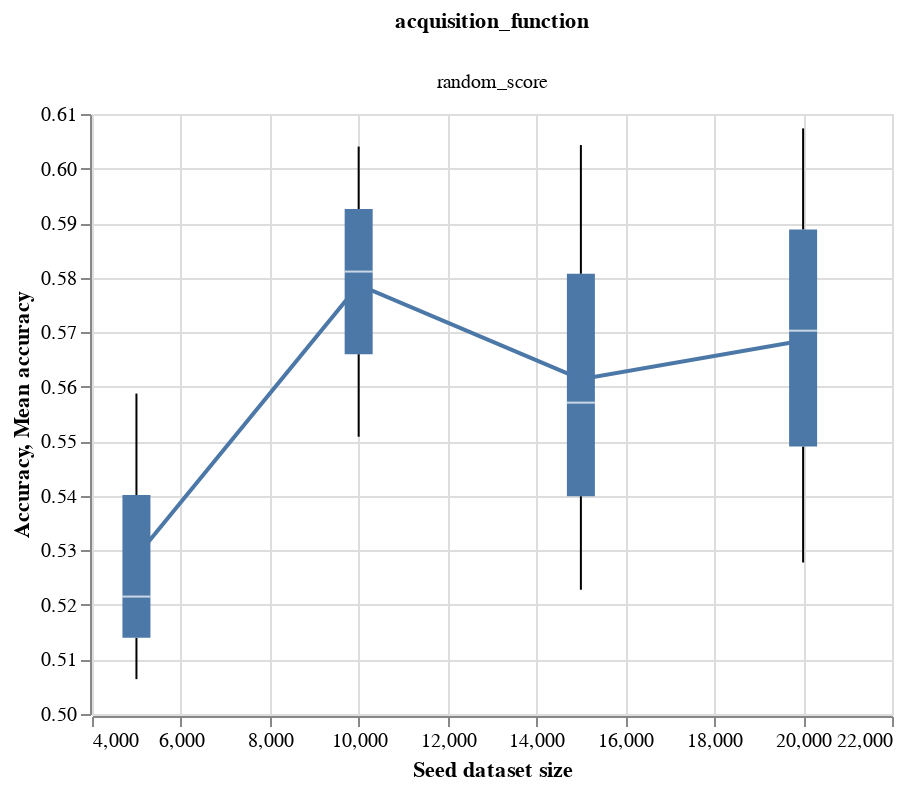

The notebook cell this image was saved under:
### Code cell
base = alt.Chart(results_rand).encode(
    x=alt.X("seed_size:Q", scale=exclude_zero_point, title="Seed dataset size"),
    
)
plot_against_base(base)

### Figure 1 — Vega-Lite specification as saved in the notebook (floating-point values rounded to 4 significant figures)
{"config": {"view": {"continuousWidth": 400, "continuousHeight": 300}}, "data": {"name": "data-6dd0ecf1f6686c9e712436af711995d2"}, "facet": {"column": {"type": "nominal", "field": "acquisition_function"}}, "spec": {"layer": [{"mark": "boxplot", "encoding": {"x": {"type": "quantitative", "field": "seed_size", "scale": {"zero": false}, "title": "Seed dataset size"}, "y": {"type": "quantitative", "field": "final_accuracy", "scale": {"zero": false}, "title": "Accuracy"}}}, {"mark": "line", "encoding": {"x": {"type": "quantitative", "field": "seed_size", "scale": {"zero": false}, "title": "Seed dataset size"}, "y": {"type": "quantitative", "aggregate": "mean", "field": "final_accuracy", "scale": {"zero": false}, "title": "Mean accuracy"}}}]}, "$schema": "https://vega.github.io/schema/vega-lite/v4.8.1.json", "datasets": {"data-6dd0ecf1f6686c9e712436af711995d2": [{"acquisition_function": "random_score", "seed_size": 10000, "active_batch_size": 10, "accuracy": [0.4913, 0.5117, 0.4901, 0.4983, 0.5021, 0.5687, 0.5164, 0.5811], "final_accuracy": 0.5811}, {"acquisition_function": "random_score", "seed_size": 10000, "active_batch_size": 25, "accuracy": [0.4949, 0.5014, 0.5031, 0.4999, 0.5567, 0.5558, 0.5706, 0.604], "final_accuracy": 0.604}, {"acquisition_function": "random_score", "seed_size": 10000, "active_batch_size": 50, "accuracy": [0.5017, 0.4897, 0.5103, 0.5024, 0.5164, 0.5312, 0.5288, 0.5508], "final_accuracy": 0.5508}, {"acquisition_function": "random_score", "seed_size": 15000, "active_batch_size": 10, "accuracy": [0.509, 0.5044, 0.5119, 0.5119, 0.5318, 0.5397, 0.536, 0.5228], "final_accuracy": 0.5228}, {"acquisition_function": "random_score", "seed_size": 15000, "active_batch_size": 25, "accuracy": [0.5086, 0.5021, 0.519, 0.5475, 0.5658, 0.5476, 0.5397, 0.5571], "final_accuracy": 0.5571}, {"acquisition_function": "random_score", "seed_size": 15000, "active_batch_size": 50, "accuracy": [0.5074, 0.5121, 0.4974, 0.525, 0.535, 0.5643, 0.5564, 0.6043], "final_accuracy": 0.6043}, {"acquisition_function": "random_score", "seed_size": 20000, "active_batch_size": 10, "accuracy": [0.4928, 0.5167, 0.5304, 0.5224, 0.5322, 0.5424, 0.5532, 0.5703], "final_accuracy": 0.5703}, {"acquisition_function": "random_score", "seed_size": 20000, "active_batch_size": 25, "accuracy": [0.5088, 0.5071, 0.5243, 0.5321, 0.5414, 0.5339, 0.5465, 0.6074], "final_accuracy": 0.6074}, {"acquisition_function": "random_score", "seed_size": 20000, "active_batch_size": 50, "accuracy": [0.5028, 0.5175, 0.5394, 0.5239, 0.515, 0.5289, 0.5424, 0.5278], "final_accuracy": 0.5278}, {"acquisition_function": "random_score", "seed_size": 5000, "active_batch_size": 10, "accuracy": [0.5103, 0.4951, 0.4951, 0.5054, 0.4968, 0.4985, 0.505, 0.5215], "final_accuracy": 0.5215}, {"acquisition_function": "random_score", "seed_size": 5000, "active_batch_size": 25, "accuracy": [0.5012, 0.5067, 0.4997, 0.5015, 0.5092, 0.5222, 0.5393, 0.5587], "final_accuracy": 0.5587}, {"acquisition_function": "random_score", "seed_size": 5000, "active_batch_size": 50, "accuracy": [0.5108, 0.4956, 0.4926, 0.4988, 0.496, 0.5071, 0.5058, 0.5064], "final_accuracy": 0.5064}]}}
